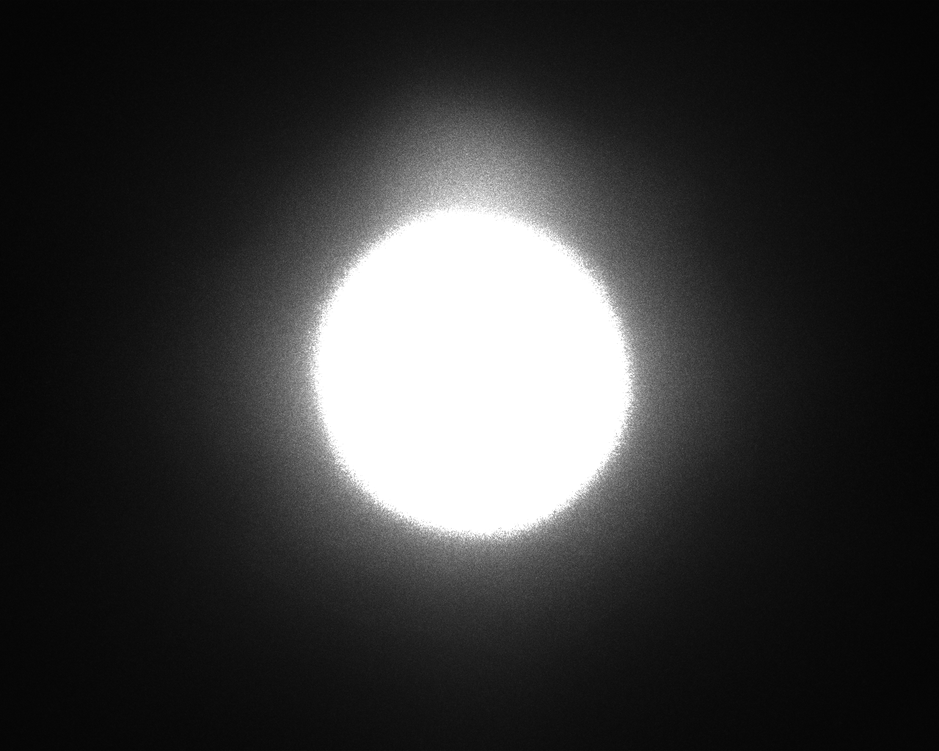
#> input picture M1545_2/PP9.png, 939 x 751 px, shrunk from 1280 x 1024 before the run
$ jupyter execute --allow-errors 'Perfil de intensidad BN.ipynb'
#> lines starting #> are read from the running program, lines starting #| are printed output that depends on the picture; long printed decimals are rounded
# Perfil de intensidad imagen completa BN

Obtencion de grafica ley de Malus con datos de una camara blanco y negro DCC1545. Se usan las imagenes de la carpeta M1545_2

[cell 1]
# Importamos las librerias necesarias
from pylab import *
import numpy as np
import pandas as pd
from skimage.exposure import histogram as imhist
from skimage.color import rgb2gray

## Analisis para una sola imagen 90°

[cell 2]
# Cargamos imagen, se convierte a matriz
image = imread('../M1545_2/PP9.png')
#> image is the input picture: shape (751, 939, 4) float32; mean R, G, B, A 0.221, 0.221, 0.221, 1
# Utilizamos shape para conocer las propiedades de nuestra matriz
print(image.shape)
#| (751, 939, 4)

[cell 3]
# Nos aseguramos que la imagen sea un array de NumPy
image = np.array(image)

# Verificamos si la imagen tiene 4 canales
if image.shape[-1] == 4:
    # Elimina el canal alfa
    image = image[..., :3]
#> image: shape (751, 939, 3) float32

# Convertimos la imagen a escala de grises
image = rgb2gray(image)
#> image: shape (751, 939) float32

# Obtenemos los histogramas
hist_image, bins_image = imhist(image)
#> hist_image = 256 values, max 75662 at index 255, min 0 at index 51, mean 2754.6; bins_image = 256 values from 0.0176 to 0.998

[cell 4]
# Visualizamos
_, (image0, hist0), = subplots(1, 2, figsize=(10, 15))

# Original
image0.imshow(image, cmap="gray")
hist0.fill_between(bins_image, hist_image)
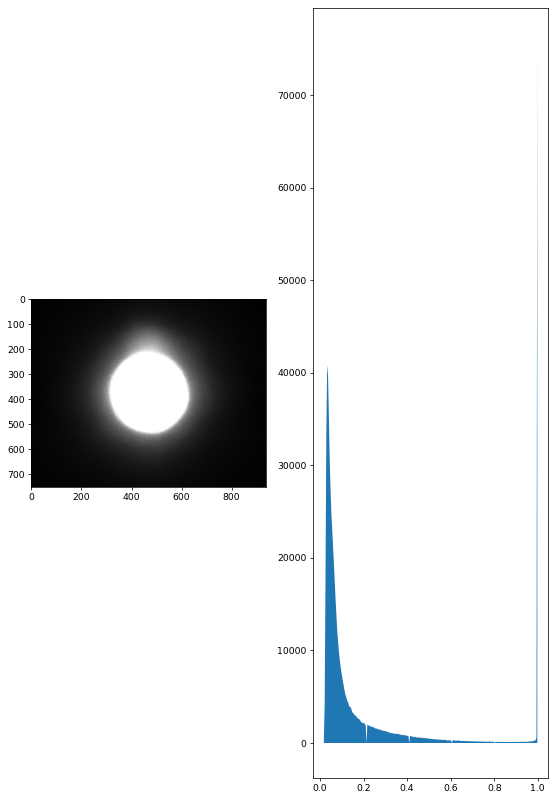
#> figure drawn by matplotlib, 2 panels

[cell 5]
# Calculamos el promedio de intensidad
average_intensity = image.mean()
#> average_intensity = 0.22

# Encontramos el valor máximo de número de píxeles y su correspondiente intensidad
max_pixel_value = hist_image.max()
#> max_pixel_value = 75662
max_intensity_value = bins_image[hist_image.argmax()]
#> max_intensity_value = 0.998

print(f'Promedio de intensidad: {average_intensity}')
#| Promedio de intensidad: 0.2201
print(f'Punto máximo en valor de número de píxeles: {max_pixel_value}')
#| Punto máximo en valor de número de píxeles: 75662
print(f'Máximo de intensidad: {max_intensity_value}')
#| Máximo de intensidad: 0.9981
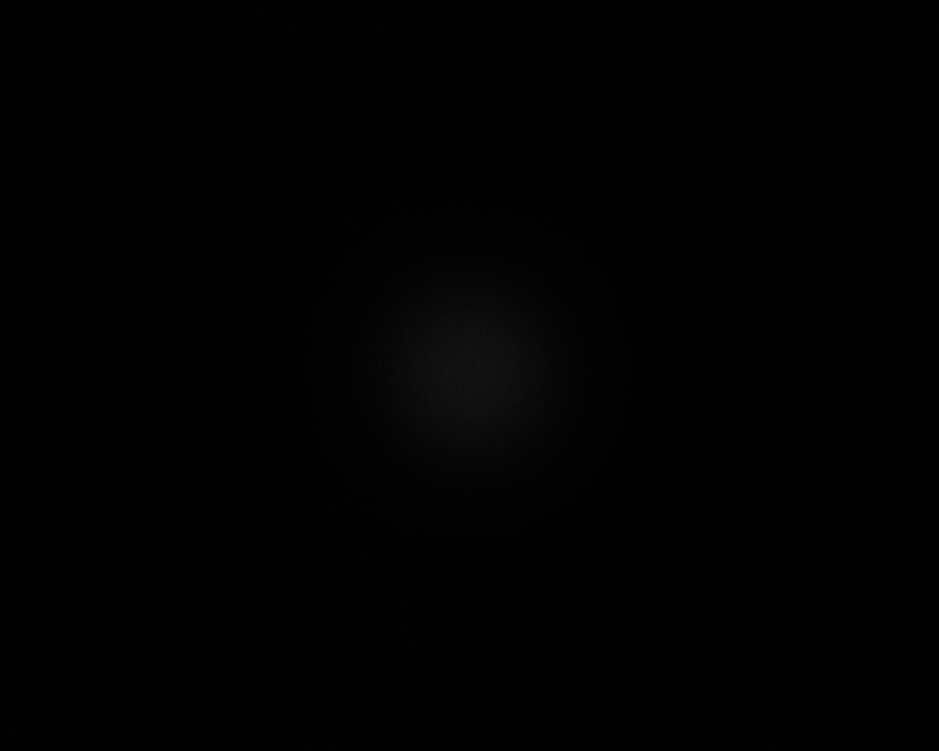
#> input picture M1545_2/PP0.png, 939 x 751 px, shrunk from 1280 x 1024 before the run
#> further down, image is the input picture: shape (751, 939, 4) float32; mean R, G, B, A 0.00671, 0.00671, 0.00671, 1
#> `image = image[..., :3]`:
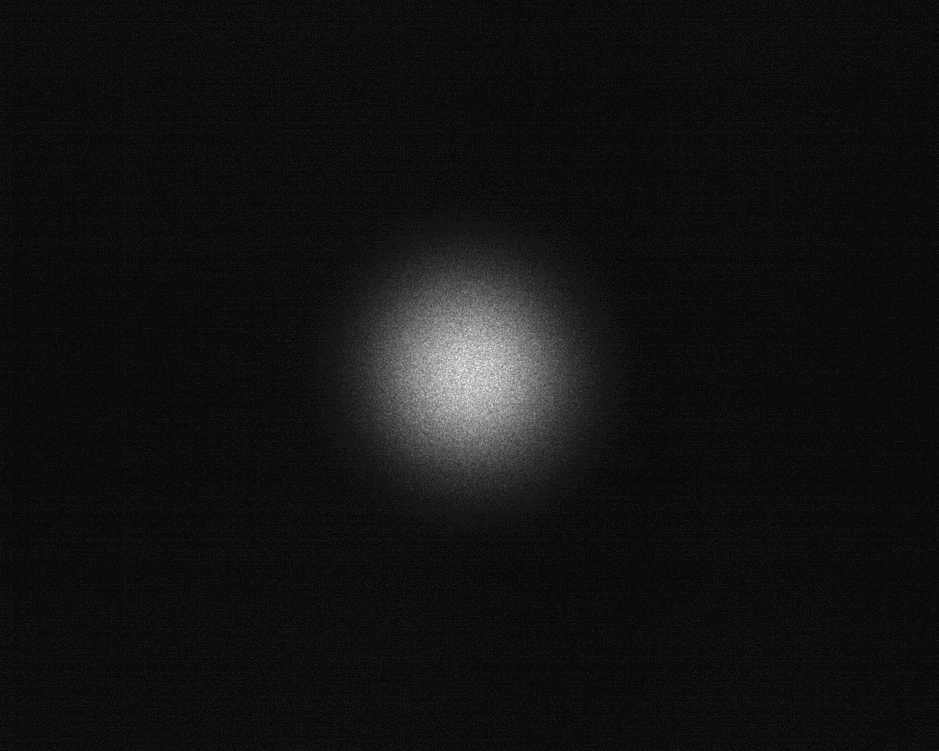
#> image: shape (751, 939, 3) float32; min 0, max 0.0902, mean 0.00672; drawn with min black and max white
#> `hist_image, bins_image = imhist(image)`: hist_image = 256 values, max 494547 at index 11, min 0 at index 1, mean 2754.6; bins_image = 256 values from 0.000176 to 0.09
#> `average_intensity = image.mean()`: average_intensity = 0.00672
#> `max_pixel_value = hist_image.max()`: max_pixel_value = 494547
#> `max_intensity_value = bins_image[hist_image.argmax()]`: max_intensity_value = 0.00405

## Analisis para todas las imagenes

[cell 6]
# Lista para almacenar los resultados
results = []

# Recorremos las imágenes desde B0 hasta B36
#> (the rest of this cell did not finish here and is left out)
